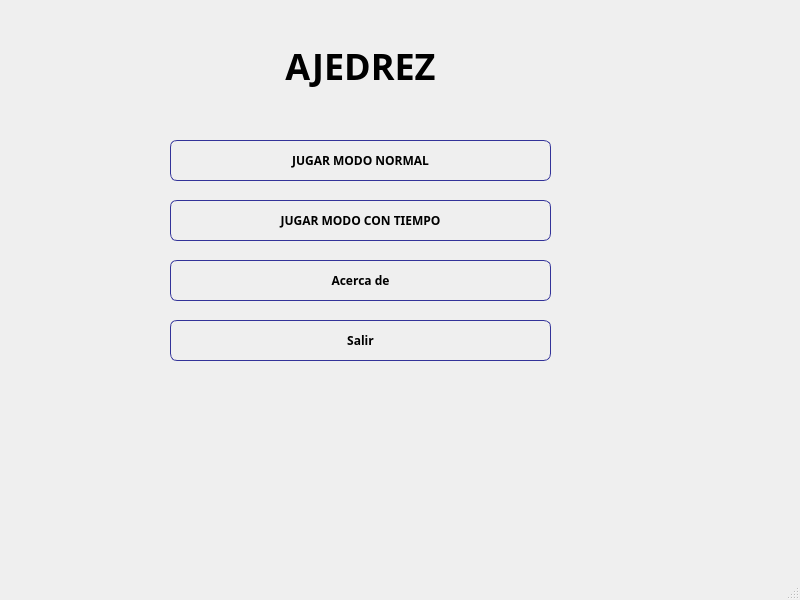
<?xml version="1.0" encoding="UTF-8"?>
<ui version="4.0">
 <class>HomeWindow</class>
 <widget class="QMainWindow" name="HomeWindow">
  <property name="geometry">
   <rect>
    <x>0</x>
    <y>0</y>
    <width>800</width>
    <height>600</height>
   </rect>
  </property>
  <property name="windowTitle">
   <string>MainWindow</string>
  </property>
  <property name="styleSheet">
   <string notr="true">QMainWindow#HomeWindow{

	background-image: url(:/new/img/img/home.jpg);
}

</string>
  </property>
  <widget class="QWidget" name="centralwidget">
   <widget class="QPushButton" name="PlayNormalMode">
    <property name="geometry">
     <rect>
      <x>170</x>
      <y>140</y>
      <width>381</width>
      <height>41</height>
     </rect>
    </property>
    <property name="styleSheet">
     <string notr="true">QPushButton{
color: black;
background-image: url(:/new/img/img/home.jpg);
border-width: 1px;
border-color: #339;
border-style: solid;
border-radius: 7;
padding: 3px;
padding-left: 5px;
padding-right: 5px;
font:bold;
font-family:Vrinda;
}

QPushButton:hover{
color: white;
background-image: url(:/new/img/img/home.jpg);
border-width: 2px;
border-color: #339;
border-style: solid;
border-radius: 7;
padding: 3px;
padding-left: 5px;
padding-right: 5px;
font:bold;
font-family:Vrinda;
}





</string>
    </property>
    <property name="text">
     <string>JUGAR MODO NORMAL</string>
    </property>
   </widget>
   <widget class="QPushButton" name="exit">
    <property name="geometry">
     <rect>
      <x>170</x>
      <y>320</y>
      <width>381</width>
      <height>41</height>
     </rect>
    </property>
    <property name="styleSheet">
     <string notr="true">QPushButton{
color: black;
background-image: url(:/new/img/img/home.jpg);
border-width: 1px;
border-color: #339;
border-style: solid;
border-radius: 7;
padding: 3px;
padding-left: 5px;
padding-right: 5px;
font:bold;
font-family:Vrinda;
}

QPushButton:hover{
color: white;
background-image: url(:/new/img/img/home.jpg);
border-width: 2px;
border-color: #339;
border-style: solid;
border-radius: 7;
padding: 3px;
padding-left: 5px;
padding-right: 5px;
font:bold;
font-family:Vrinda;
}




</string>
    </property>
    <property name="text">
     <string>Salir</string>
    </property>
   </widget>
   <widget class="QLabel" name="label">
    <property name="geometry">
     <rect>
      <x>170</x>
      <y>30</y>
      <width>381</width>
      <height>71</height>
     </rect>
    </property>
    <property name="font">
     <font>
      <family>OpineHeavy</family>
      <pointsize>27</pointsize>
      <weight>75</weight>
      <bold>true</bold>
     </font>
    </property>
    <property name="mouseTracking">
     <bool>false</bool>
    </property>
    <property name="styleSheet">
     <string notr="true"/>
    </property>
    <property name="text">
     <string>AJEDREZ</string>
    </property>
    <property name="alignment">
     <set>Qt::AlignCenter</set>
    </property>
   </widget>
   <widget class="QPushButton" name="PlayTimerMode">
    <property name="geometry">
     <rect>
      <x>170</x>
      <y>200</y>
      <width>381</width>
      <height>41</height>
     </rect>
    </property>
    <property name="styleSheet">
     <string notr="true">QPushButton{
color: black;
background-image: url(:/new/img/img/home.jpg);
border-width: 1px;
border-color: #339;
border-style: solid;
border-radius: 7;
padding: 3px;
padding-left: 5px;
padding-right: 5px;
font:bold;
font-family:Vrinda;
}

QPushButton:hover{
color: white;
background-image: url(:/new/img/img/home.jpg);
border-width: 2px;
border-color: #339;
border-style: solid;
border-radius: 7;
padding: 3px;
padding-left: 5px;
padding-right: 5px;
font:bold;
font-family:Vrinda;
}




</string>
    </property>
    <property name="text">
     <string>JUGAR MODO CON TIEMPO</string>
    </property>
   </widget>
   <widget class="QPushButton" name="about">
    <property name="geometry">
     <rect>
      <x>170</x>
      <y>260</y>
      <width>381</width>
      <height>41</height>
     </rect>
    </property>
    <property name="styleSheet">
     <string notr="true">QPushButton{
color: black;
background-image: url(:/new/img/img/home.jpg);
border-width: 1px;
border-color: #339;
border-style: solid;
border-radius: 7;
padding: 3px;
padding-left: 5px;
padding-right: 5px;
font:bold;
font-family:Vrinda;
}

QPushButton:hover{
color: white;
background-image: url(:/new/img/img/home.jpg);
border-width: 2px;
border-color: #339;
border-style: solid;
border-radius: 7;
padding: 3px;
padding-left: 5px;
padding-right: 5px;
font:bold;
font-family:Vrinda;
}




</string>
    </property>
    <property name="text">
     <string>Acerca de</string>
    </property>
   </widget>
  </widget>
  <widget class="QMenuBar" name="menubar">
   <property name="geometry">
    <rect>
     <x>0</x>
     <y>0</y>
     <width>800</width>
     <height>21</height>
    </rect>
   </property>
  </widget>
  <widget class="QStatusBar" name="statusbar"/>
 </widget>
 <resources/>
 <connections/>
</ui>
